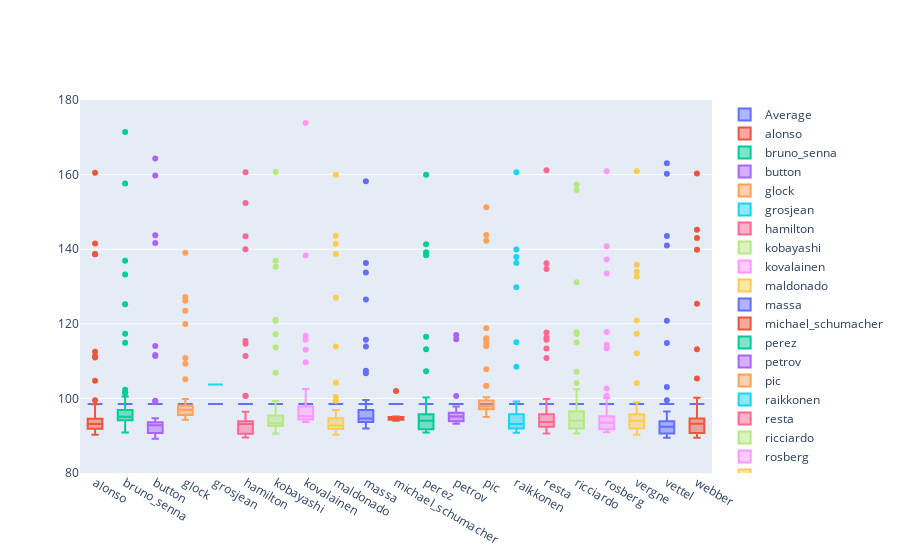

Here is the notebook cell this chart was saved with:
### Code cell
# TODO Update yaxis

fig = go.Figure()
average = test_df[1:].mean(axis=0, skipna=True).tolist()

fig.add_trace(go.Box(x=drivers,y=averageList, name='Average'))
for driver in drivers:
    temp = test_df.loc[test_df['Drivers'] == driver]
    lap_time = temp.iloc[0].values[1:].flatten().tolist()
    fig.add_trace(go.Box(y=lap_time, name=driver))
fig.update_layout(yaxis_range = [80,180])

fig.show()
